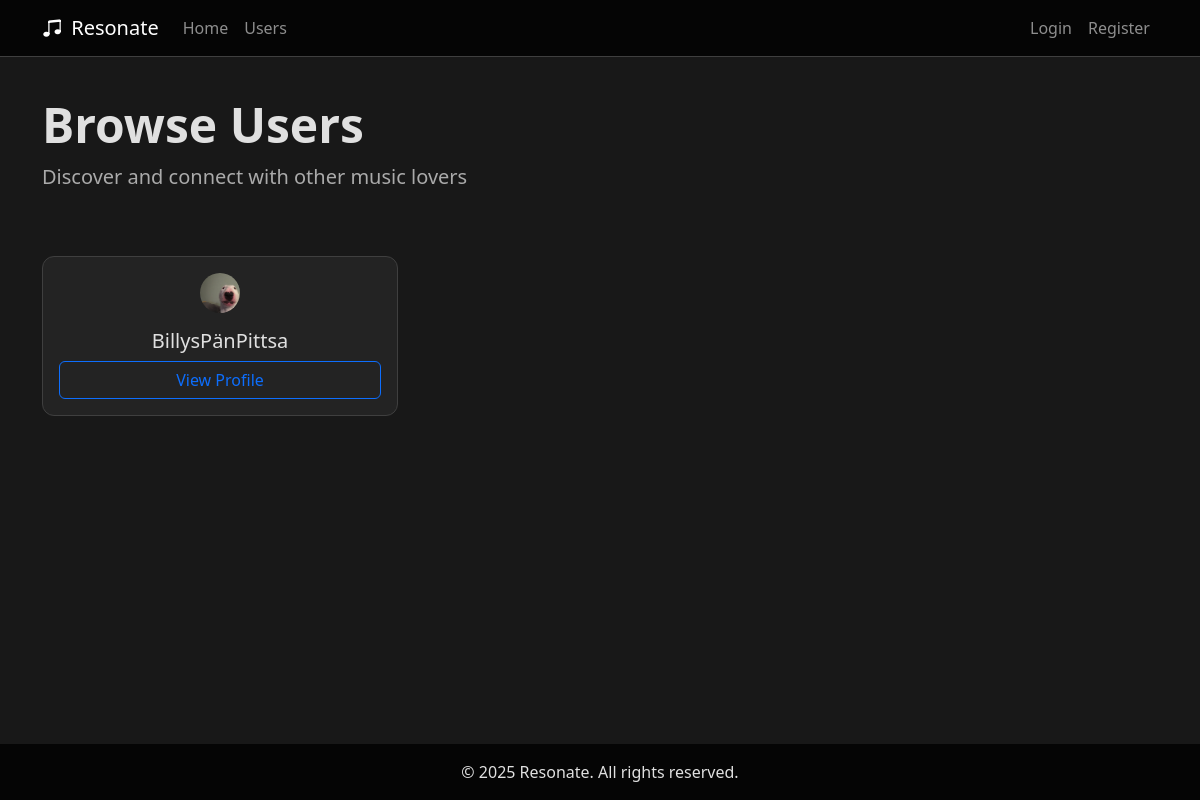
/users, run on an earlier commit of the app's database.
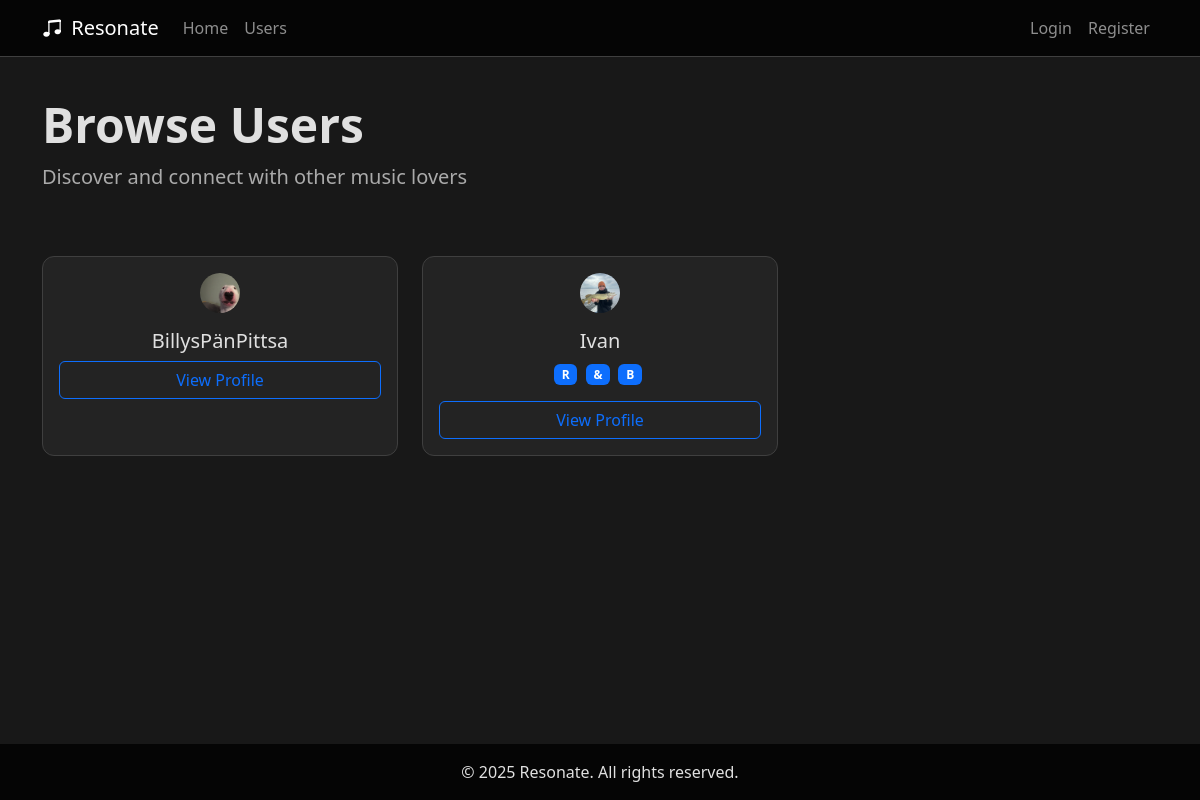
And on a later commit of the database.
### app.py (models this page shows, shortened)
class User(UserMixin, db.Model):
    __tablename__ = 'users'
    userId = db.Column(db.String(36), primary_key=True, default=lambda: str(uuid.uuid4()))
    username = db.Column(db.String(80), nullable=False)
    email = db.Column(db.String(120), unique=True, nullable=False)
    password = db.Column(db.String(128))
    profilePicture = db.Column(db.String, nullable=True, default='default.jpg')
    favoriteGenres = db.Column(db.String, nullable=True)
    createdAt = db.Column(db.DateTime, default=datetime.utcnow)
    spotify_access_token = db.Column(db.String(255), nullable=True)
    spotify_refresh_token = db.Column(db.String(255), nullable=True)
    spotify_user_id = db.Column(db.String(255), nullable=True)
    spotify_token_expiry = db.Column(db.DateTime, nullable=True)
    bio = db.Column(db.Text, nullable=True)
    sotd_title = db.Column(db.String(200), nullable=True)
    sotd_artist = db.Column(db.String(200), nullable=True)
    song_picture = db.Column(db.String(200), nullable=True)
    favorite_songs = db.Column(db.String, nullable=True)
    followed = db.relationship(
        'User',
        secondary=followers,
        primaryjoin=(followers.c.follower_id == userId),
        secondaryjoin=(followers.c.followed_id == userId),
        backref=db.backref('followers', lazy='dynamic'),
        lazy='dynamic'
    )

### app.py (the view)
@app.route('/users')
def users():
    users = User.query.all()
    return render_template('users.html', users=users)

### templates/users.html (shortened to what this page needs)
{% extends "base.html" %}
{% block content %}
<div class="container mt-5">
    <div class="row">
        <div class="col-md-12 mb-5">
            <h1 class="display-5 fw-bold">Browse Users</h1>
            <p class="lead text-muted">Discover and connect with other music lovers</p>
        </div>
    </div>
    <div class="row">
        {% for user in users %}
        <div class="col-md-4 mb-4">
            <div class="card h-100">
                <div class="card-body text-center">
                    <div class="mb-3" style="display: flex; justify-content: center;">
                        <img src="{{ url_for('static', filename='profile_pics/' + user.profilePicture) }}"
                            class="profile-pic-small"
                            alt="{{ user.username }}'s profile picture">
                    </div>
                    <h5 class="card-title">{{ user.username }}</h5>
                    {% if user.favoriteGenres %}
                    <div class="mb-3">
                        {% for genre in user.favoriteGenres %}
                        <span class="badge bg-primary me-1">{{ genre }}</span>
                        {% endfor %}
                    </div>
                    {% endif %}
                    <div class="d-grid gap-2">
                        <a href="{{ url_for('profile', username=user.username) }}" class="btn btn-outline-primary">View Profile</a>
                    </div>
                </div>
            </div>
        </div>
        {% endfor %}
    </div>
</div>
{% endblock %}

What changed in the data, as far as the page shows it:
added User: profilePicture (picture), username "Ivan", favoriteGenres "R" "&" "B"
